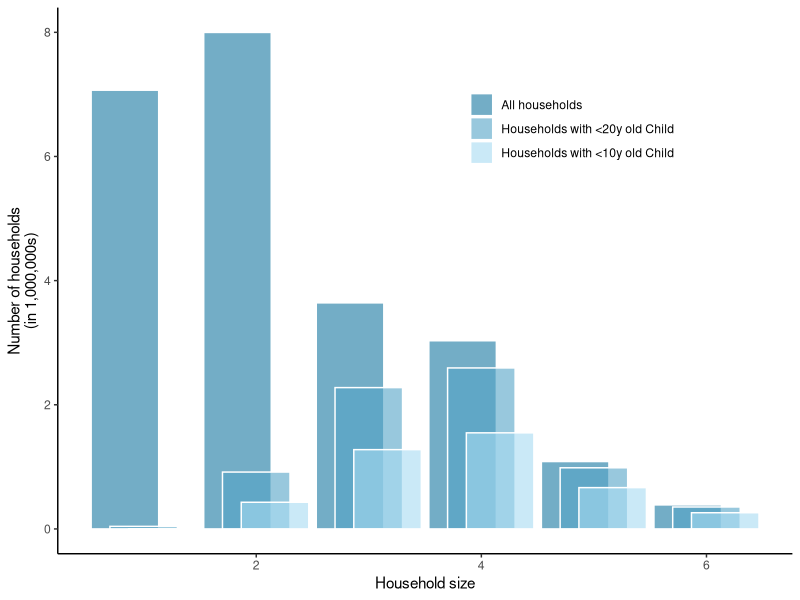
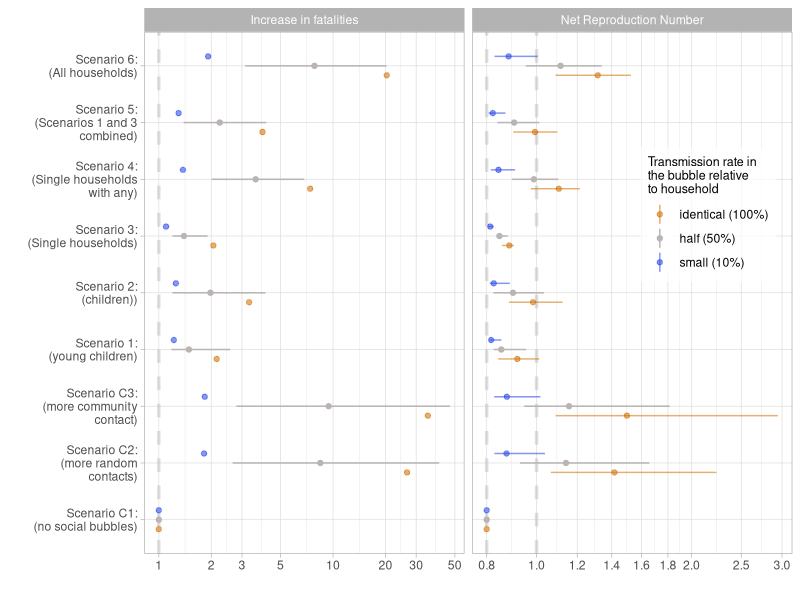
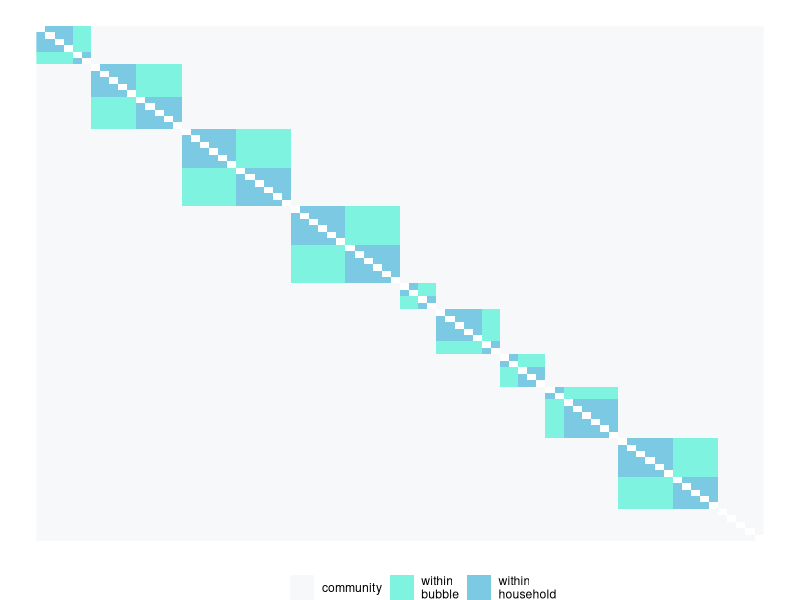
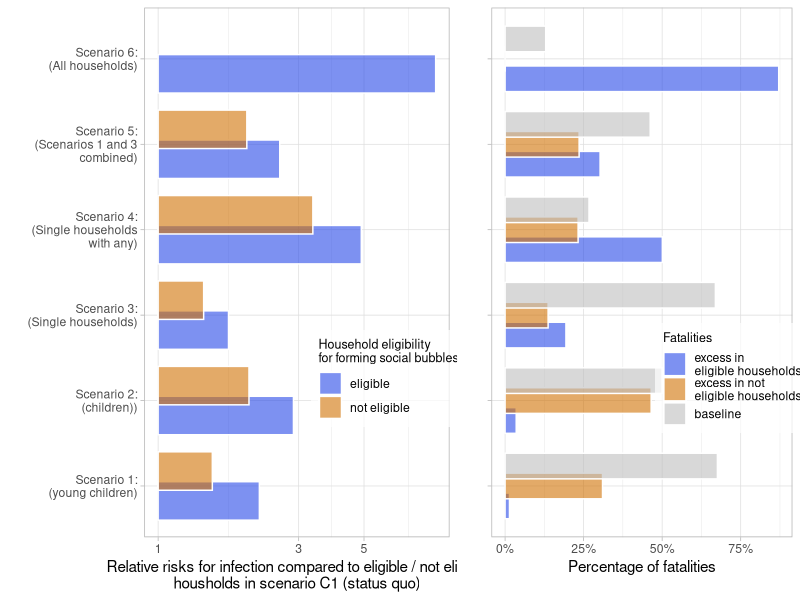
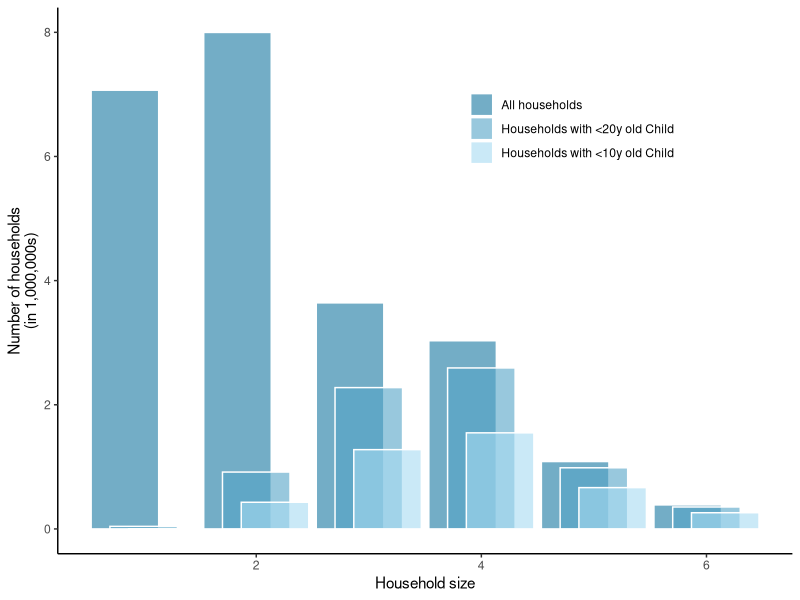
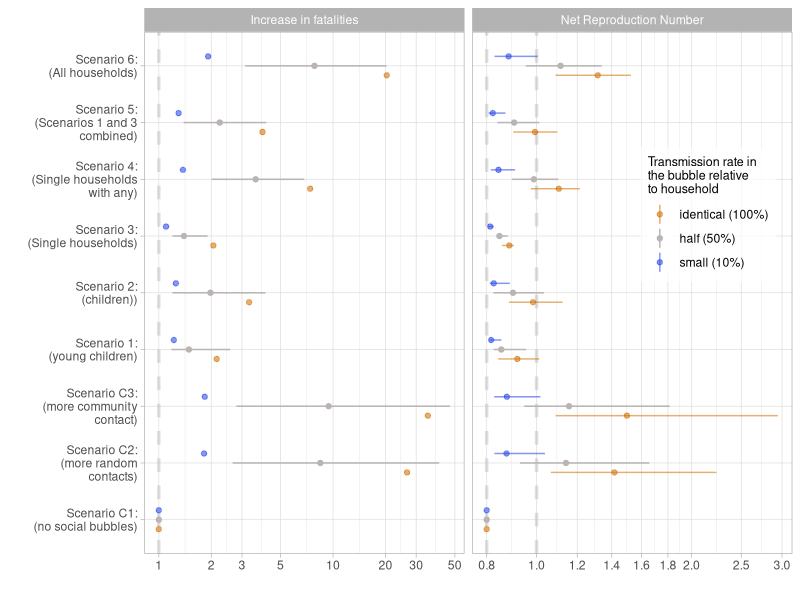
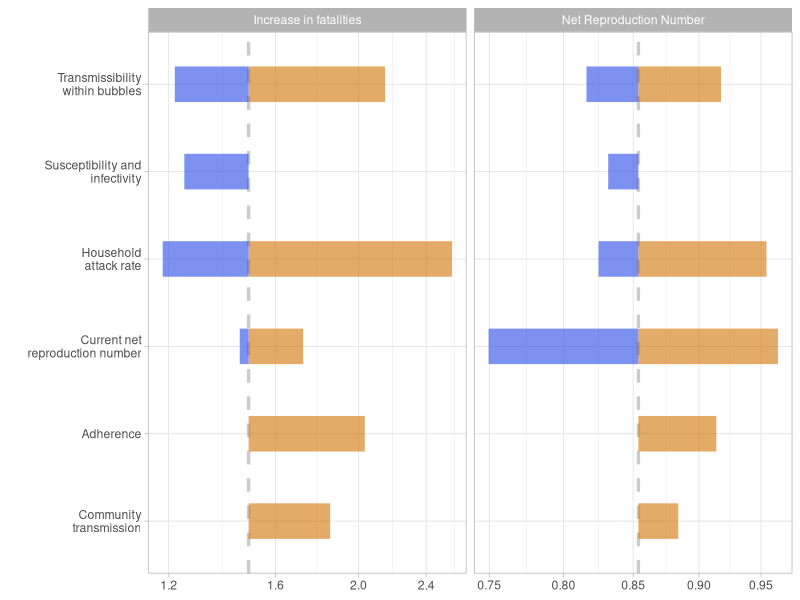
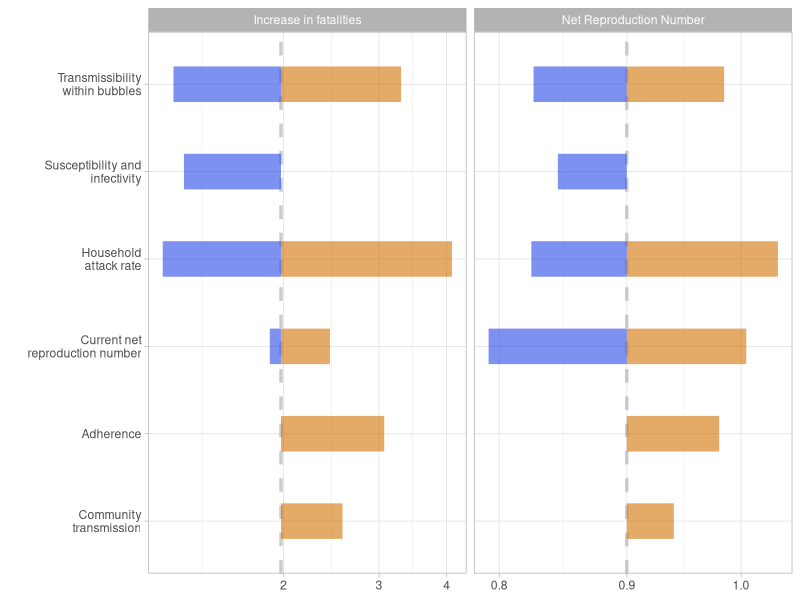

Source code (R) for these figures, in order:
#########
# plotting scripts 
# for "The effectiveness of social bubbles as part of a Covid-19 lockdown exit strategy, a modelling study"
# by Leng et al
# author: Stefan Flasche


########################
#load packages
########################
require(reshape2)
require(tidyverse)
require(gridExtra)

########################
#read in data
########################
read.csv("HH.csv") %>% 
  melt(id = "Household.size") -> dt
read.csv("Tab_RimpactJune23.csv") %>%
  select(-(12:17)) %>%                            
  rbind(read.csv("Tab_DimpactJune23.csv") %>%
          mutate(Outcome = "Disease incidence increase")) %>% 
  mutate(Outcome = gsub("Disease incidence increase","Increase in fatalities",Outcome)) %>%
  mutate(Outcome = gsub("Fatality Incidence Increase","Increase in fatalities",Outcome))->  dt.res    


########################
#plot Household sizes
########################
# av HH size
dt %>%
  group_by(variable) %>% summarise(avHHsize=sum(Household.size*value)/sum(value))

# proportion of HHs
dt %>%
  mutate(People = Household.size*value) %>%
  group_by(variable) %>% summarise(value= sum(value),
                                   People = sum(People))

#refactor
dt$variable = factor(dt$variable, c("All", "Children..20", "Children..10"))
Cat.names.replace = c("All"="All\nhouseholds", "Children..20"="Households with\n <20y old Child", "Children..10"="Households with\n <10y old Child")
Cat.names=c("All households", "Households with <20y old Child", "Households with <10y old Child")

# plot
dt %>%
  ggplot(aes(x=Household.size,y=value/1000000, fill=variable)) +
    geom_bar(stat = "identity", alpha=.6, position=position_dodge(width = .5), width = 1.8, color = "white") +
    scale_fill_manual(labels = Cat.names,
                        values=c("#1677a1","#54a4c7", "#a7dbf2")) +
    labs(x = "Household size", y = "Number of households\n(in 1,000,000s)", fill="") + 
    theme_classic() + theme(legend.position = c(0.7, 0.8))
ggsave("main_HHdistr.pdf", units = "cm", width = 14, height = 10)
          

########################
#plot Rs and deaths
########################
#filter for only the base case results
dt.res %>%
  filter(Parameter.set == "LSHTM" & 
           R_init == .8 &
           Mean.field.assumption == "Household" &
           Compliance == "Compliance") %>%
  mutate(TauB = fct_relevel(TauB, "identical", "half", "small")) -> dt.mainres

hline.dat <- data.frame(Outcome = c("Net Reproduction Number","Net Reproduction Number","Increase in fatalities"),
                        threshold = c(.8,1,1))
  
my_breaks <- function(x) { if (max(x) < 5) c(.8,1,1.2,1.4,1.6,1.8,2,2.5,3) else c(1,2,3,5,10,20,30,50) }
dt.mainres$Scenario = factor(dt.mainres$Scenario, c("  C1", "  C2", "C3","1", "2","3","4","5","6"))

dt.mainres %>% 
  ggplot(aes(x=Scenario, y=value, ymin=value.lo, ymax=value.hi, color=TauB)) +
    geom_hline(data = hline.dat, aes(yintercept = threshold), color = "grey", alpha=0.5, lty="dashed", lwd=1.15) +  
    geom_linerange(position = position_dodge(.5)) +
    geom_point(position = position_dodge(.5)) +
    labs(x="", y="", color="Transmission rate in\nthe bubble relative\nto household")+
    scale_color_manual(values = c("#d1720490","#bab5b3","#2748e890"),
                       labels = c("identical (100%)", "half (50%)", "small (10%)" )) +
    theme_light() + theme(legend.position = c(0.87, 0.65),
                          legend.background = element_rect(fill=alpha('white', 0.7)),
                          legend.title=element_text(size=9)) + 
    coord_flip() +
    scale_y_log10(breaks = my_breaks)+
    facet_grid(.~Outcome, scales = "free_x") +
    scale_x_discrete(labels = c("Scenario C1:\n(no social bubbles)",
                                "Scenario C2:\n(more random\ncontacts)",
                                "Scenario C3:\n(more community\ncontact)",
                                "Scenario 1:\n(young children)",
                                "Scenario 2:\n(children))",
                                "Scenario 3:\n(Single households)",
                                "Scenario 4:\n(Single households\nwith any)",
                                "Scenario 5:\n(Scenarios 1 and 3\ncombined)",
                                "Scenario 6:\n(All households)"))
ggsave("main_results.pdf", units = "cm", width = 18, height = 12)


########################
#extract effectiveness of bubbles
########################

dt.res %>% 
  gather(SAR, value, -(Outcome:Scenario.lab)) %>%
  select(-c("Scenario.lab")) %>%
  filter(Scenario %in% c("  C1","  C2","C3","6")) %>%
  spread(Scenario,value) %>%
  mutate(C2Increase = 1-`6`/`  C2`,
         C3Increase = 1-`6`/`C3`) -> dt.eff

dt.eff %>%
  filter(Parameter.set %in% c("LSHTM","Warwick") & 
           R_init == .8 &
           Mean.field.assumption == "Household" &
           Compliance == "Compliance" &
           Outcome == "Increase in fatalities" &
           SAR == "value" &
           TauB == "half")


########################
#plot Tornado
########################
for(i in c("1","2","3","4","5","6","  C2","C3")){
  data.frame(list(Outcome=NA, 
                  Scenario=NA, 
                  val.lo=1, 
                  val=1, 
                  val.hi=1)) %>%
    rbind(c("Net Reproduction Number","tauB",
            dt.res %>% filter(Scenario==i, Outcome=="Net Reproduction Number", Parameter.set=="LSHTM", Compliance=="Compliance", Mean.field.assumption=="Household",R_init==.8, TauB=="small") %>% select(value) %>% as.numeric(),
            dt.res %>% filter(Scenario==i, Outcome=="Net Reproduction Number", Parameter.set=="LSHTM", Compliance=="Compliance", Mean.field.assumption=="Household",R_init==.8, TauB=="half") %>% select(value) %>% as.numeric(),
            dt.res %>% filter(Scenario==i, Outcome=="Net Reproduction Number", Parameter.set=="LSHTM", Compliance=="Compliance", Mean.field.assumption=="Household",R_init==.8, TauB=="identical") %>% select(value) %>% as.numeric())) %>%
    rbind(c("Net Reproduction Number","SAR",
            dt.res %>% filter(Scenario==i, Outcome=="Net Reproduction Number", Parameter.set=="LSHTM", Compliance=="Compliance", Mean.field.assumption=="Household",R_init==.8, TauB=="half") %>% select(value.lo) %>% as.numeric(),
            dt.res %>% filter(Scenario==i, Outcome=="Net Reproduction Number", Parameter.set=="LSHTM", Compliance=="Compliance", Mean.field.assumption=="Household",R_init==.8, TauB=="half") %>% select(value) %>% as.numeric(),
            dt.res %>% filter(Scenario==i, Outcome=="Net Reproduction Number", Parameter.set=="LSHTM", Compliance=="Compliance", Mean.field.assumption=="Household",R_init==.8, TauB=="half") %>% select(value.hi) %>% as.numeric())) %>%
    rbind(c("Net Reproduction Number","SusTrans",
            dt.res %>% filter(Scenario==i, Outcome=="Net Reproduction Number", Parameter.set=="Warwick", Compliance=="Compliance", Mean.field.assumption=="Household",R_init==.8, TauB=="half") %>% select(value) %>% as.numeric(),
            dt.res %>% filter(Scenario==i, Outcome=="Net Reproduction Number", Parameter.set=="LSHTM", Compliance=="Compliance", Mean.field.assumption=="Household",R_init==.8, TauB=="half") %>% select(value) %>% as.numeric(),
            NA)) %>%
    rbind(c("Net Reproduction Number","CommTrans",
            NA,
            dt.res %>% filter(Scenario==i, Outcome=="Net Reproduction Number", Parameter.set=="LSHTM", Compliance=="Compliance", Mean.field.assumption=="Household",R_init==.8, TauB=="half") %>% select(value) %>% as.numeric(),
            dt.res %>% filter(Scenario==i, Outcome=="Net Reproduction Number", Parameter.set=="LSHTM", Compliance=="Compliance", Mean.field.assumption=="Individual",R_init==.8, TauB=="half") %>% select(value) %>% as.numeric())) %>%
    rbind(c("Net Reproduction Number","Compliance",
            NA,
            dt.res %>% filter(Scenario==i, Outcome=="Net Reproduction Number", Parameter.set=="LSHTM", Compliance=="Compliance", Mean.field.assumption=="Household",R_init==.8, TauB=="half") %>% select(value) %>% as.numeric(),
            dt.res %>% filter(Scenario==i, Outcome=="Net Reproduction Number", Parameter.set=="LSHTM", Compliance=="Non-compliance", Mean.field.assumption=="Household",R_init==.8, TauB=="half") %>% select(value) %>% as.numeric())) %>% 
    rbind(c("Net Reproduction Number","Rinit",
            dt.res %>% filter(Scenario==i, Outcome=="Net Reproduction Number", Parameter.set=="LSHTM", Compliance=="Compliance", Mean.field.assumption=="Household",R_init==.7, TauB=="half") %>% select(value) %>% as.numeric(),
            dt.res %>% filter(Scenario==i, Outcome=="Net Reproduction Number", Parameter.set=="LSHTM", Compliance=="Compliance", Mean.field.assumption=="Household",R_init==.8, TauB=="half") %>% select(value) %>% as.numeric(),
            dt.res %>% filter(Scenario==i, Outcome=="Net Reproduction Number", Parameter.set=="LSHTM", Compliance=="Compliance", Mean.field.assumption=="Household",R_init==.9, TauB=="half") %>% select(value) %>% as.numeric())) %>%
    rbind(c("Increase in fatalities","tauB",
            dt.res %>% filter(Scenario==i, Outcome=="Increase in fatalities", Parameter.set=="LSHTM", Compliance=="Compliance", Mean.field.assumption=="Household",R_init==.8, TauB=="small") %>% select(value) %>% as.numeric(),
            dt.res %>% filter(Scenario==i, Outcome=="Increase in fatalities", Parameter.set=="LSHTM", Compliance=="Compliance", Mean.field.assumption=="Household",R_init==.8, TauB=="half") %>% select(value) %>% as.numeric(),
            dt.res %>% filter(Scenario==i, Outcome=="Increase in fatalities", Parameter.set=="LSHTM", Compliance=="Compliance", Mean.field.assumption=="Household",R_init==.8, TauB=="identical") %>% select(value) %>% as.numeric())) %>%
    rbind(c("Increase in fatalities","SAR",
            dt.res %>% filter(Scenario==i, Outcome=="Increase in fatalities", Parameter.set=="LSHTM", Compliance=="Compliance", Mean.field.assumption=="Household",R_init==.8, TauB=="half") %>% select(value.lo) %>% as.numeric(),
            dt.res %>% filter(Scenario==i, Outcome=="Increase in fatalities", Parameter.set=="LSHTM", Compliance=="Compliance", Mean.field.assumption=="Household",R_init==.8, TauB=="half") %>% select(value) %>% as.numeric(),
            dt.res %>% filter(Scenario==i, Outcome=="Increase in fatalities", Parameter.set=="LSHTM", Compliance=="Compliance", Mean.field.assumption=="Household",R_init==.8, TauB=="half") %>% select(value.hi) %>% as.numeric())) %>%
    rbind(c("Increase in fatalities","SusTrans",
            dt.res %>% filter(Scenario==i, Outcome=="Increase in fatalities", Parameter.set=="Warwick", Compliance=="Compliance", Mean.field.assumption=="Household",R_init==.8, TauB=="half") %>% select(value) %>% as.numeric(),
            dt.res %>% filter(Scenario==i, Outcome=="Increase in fatalities", Parameter.set=="LSHTM", Compliance=="Compliance", Mean.field.assumption=="Household",R_init==.8, TauB=="half") %>% select(value) %>% as.numeric(),
            NA)) %>%
    rbind(c("Increase in fatalities","CommTrans",
            NA,
            dt.res %>% filter(Scenario==i, Outcome=="Increase in fatalities", Parameter.set=="LSHTM", Compliance=="Compliance", Mean.field.assumption=="Household",R_init==.8, TauB=="half") %>% select(value) %>% as.numeric(),
            dt.res %>% filter(Scenario==i, Outcome=="Increase in fatalities", Parameter.set=="LSHTM", Compliance=="Compliance", Mean.field.assumption=="Individual",R_init==.8, TauB=="half") %>% select(value) %>% as.numeric())) %>%
    rbind(c("Increase in fatalities","Compliance",
            NA,
            dt.res %>% filter(Scenario==i, Outcome=="Increase in fatalities", Parameter.set=="LSHTM", Compliance=="Compliance", Mean.field.assumption=="Household",R_init==.8, TauB=="half") %>% select(value) %>% as.numeric(),
            dt.res %>% filter(Scenario==i, Outcome=="Increase in fatalities", Parameter.set=="LSHTM", Compliance=="Non-compliance", Mean.field.assumption=="Household",R_init==.8, TauB=="half") %>% select(value) %>% as.numeric())) %>%
    rbind(c("Increase in fatalities","Rinit",
            dt.res %>% filter(Scenario==i, Outcome=="Increase in fatalities", Parameter.set=="LSHTM", Compliance=="Compliance", Mean.field.assumption=="Household",R_init==.9, TauB=="half") %>% select(value) %>% as.numeric(),
            dt.res %>% filter(Scenario==i, Outcome=="Increase in fatalities", Parameter.set=="LSHTM", Compliance=="Compliance", Mean.field.assumption=="Household",R_init==.8, TauB=="half") %>% select(value) %>% as.numeric(),
            dt.res %>% filter(Scenario==i, Outcome=="Increase in fatalities", Parameter.set=="LSHTM", Compliance=="Compliance", Mean.field.assumption=="Household",R_init==.7, TauB=="half") %>% select(value) %>% as.numeric())) %>%
    slice(-1) -> dt.tornado
  
  hline.dat <- data.frame(Outcome = c("Net Reproduction Number","Increase in fatalities"),
                          value = dt.res %>% filter(Scenario==i, Parameter.set=="LSHTM", Compliance=="Compliance", Mean.field.assumption=="Household",R_init==.8, TauB=="half") %>% select(value) %>% c())
  my_breaks <- function(x) { if (max(x) > 2.5) c(1.1,1.33,round(hline.dat[2,2],2),1.66,2,2.33) else c(0.75,.8,round(hline.dat[1,2],2),.9,.95,1,1.1) }
  my_labs <- c("Community\ntransmission",
               "Adherence",
               "Current net\nreproduction number",
               "Household\nattack rate",
               "Susceptibility and\ninfectivity",
               "Transmissibility\nwithin bubbles")
  
  if(i %in% c("  C2", "C3")){
    dt.tornado %>%
      filter(Scenario != "Compliance") -> dt.tornado
    my_labs = my_labs[-2]
  }
  
  dt.tornado %>%
    ggplot(aes(x = Scenario)) +
    geom_hline(data = hline.dat, aes(yintercept = value), color = "grey", alpha=0.8, lty="dashed", lwd=1.15) +
      geom_linerange(aes(ymin=as.numeric(val), ymax=as.numeric(val.hi)), color="#d17204", lwd=12, alpha=.6)+
      geom_linerange(aes(ymin=as.numeric(val.lo), ymax=as.numeric(val)), color="#2748e8", lwd=12, alpha=.6)+
      facet_grid(.~Outcome, scales = "free")+
      coord_flip() +
      xlab("")+
      theme_light()+
      scale_x_discrete(labels = my_labs) +
    scale_y_log10()#breaks = my_breaks)
  ggsave(paste0("main_tornado_Scenario_",i,".pdf"), units = "cm", width = 17, height = 8)
}



########################
# create contact matrix for plotting
########################
N=80
Nh=4
p=1/5
p2=1/3
M1 = matrix(rep(1/N,N^2),N) #community
M2 = matrix(rep(0,N^2),N) # HH
M3 = matrix(rep(0,N^2),N) # bubble
i=1
HHsize=Nh
c="tick"
Bsize=NULL
while((i+HHsize-1)<=N){
  M2[i:(i+HHsize-1),i:(i+HHsize-1)] = p
  i=i+HHsize
  if (c=="tick"){
    c="toc"
    Bsize=c(Bsize,HHsize)
  }else{
    c="tick"
    Bsize[length(Bsize)] = Bsize[length(Bsize)]+HHsize
  }
  HHsize = sample(2:6,1)
}
BBsize = cumsum(Bsize)
BBsize.lo = c(1,BBsize[1:(length(BBsize)-1)]+1)
for (i in 1:length(BBsize)){
  M3[BBsize.lo[i]:BBsize[i],BBsize.lo[i]:BBsize[i]] = p2
}

M=M1+M2+M3 
diag(M)=0
rotate <- function(x) t(apply(x, 2, rev))

#display matrix
plot=T
if(plot){
  M %>% 
    rotate() %>%
    melt() %>%
    ggplot(aes(x=Var1, y=Var2, fill=as.character(value))) +
      geom_raster() +
      theme_void() +
      labs(x="", y="", fill="") +
      scale_fill_manual(values=c("white","#f2f4f599","#28ebca99","#24a5d199"),
                        labels = c("","community","within\nbubble","within\nhousehold")) +
      theme(legend.position = "bottom")
}
ggsave("main_bubblematrix.pdf", units = "cm", width = 11, height = 12)



########################
# Plot fatality equity
########################

read.csv("Fatality_increase_fig.csv") %>%
  melt(id="Scenario") -> dt.fat

dt.fat %>%
  filter(variable %in% c("K.M", "L.N")) %>%
  ggplot(aes(x=Scenario, y=value, fill=variable)) +
    geom_bar(stat="identity", position = position_dodge(.7), alpha=.6, color="white") +
    scale_y_log10() +
    scale_fill_manual(labels=c("eligible","not eligible"),
                      values=c("#2748e8","#d17204"))+
    scale_x_discrete(labels = c("Scenario 1:\n(young children)",
                                "Scenario 2:\n(children))",
                                "Scenario 3:\n(Single households)",
                                "Scenario 4:\n(Single households\nwith any)",
                                "Scenario 5:\n(Scenarios 1 and 3\ncombined)",
                                "Scenario 6:\n(All households)")) +
    coord_flip()+
    labs(x="",
         y="Relative risks for infection compared to eligible / not eligible\nhousholds in scenario C1 (status quo)",
         fill="Household eligibility\nfor forming social bubbles") +
    theme_light() + theme(legend.position = c(0.8, 0.3),
                          legend.background = element_rect(fill=alpha('white', 0.7)),
                          legend.title=element_text(size=9)) -> p1

dt.fat %>%
  filter(variable %in% c("PAF.B", "PAF.C","PAF.C1")) %>%
  ggplot(aes(x=Scenario, y=value, fill=variable)) +
    geom_bar(stat="identity", position = position_dodge(.7), alpha=.6, color="white") +
    scale_fill_manual(labels=c("excess in\neligible households","excess in not\neligible households","baseline"),
                      values=c("#2748e8","#d17204","grey"))+
    scale_x_discrete(labels = c("",
                                "",
                                "",
                                "",
                                "",
                                "")) +
    scale_y_continuous(labels = scales::percent) +
    coord_flip()+
    labs(x="",
         y="Percentage of fatalities\n ",
         fill="Fatalities") +
    theme_light() + theme(legend.position = c(0.8, 0.3),
                          legend.background = element_rect(fill=alpha('white', 0.7)),
                          legend.title=element_text(size=9)) -> p2

grid.arrange(p1,p2,nrow=1, widths=c(1,0.75)) -> p3
ggsave("main_fatalityequity.pdf", p3, units = "cm", width = 24, height = 10)
